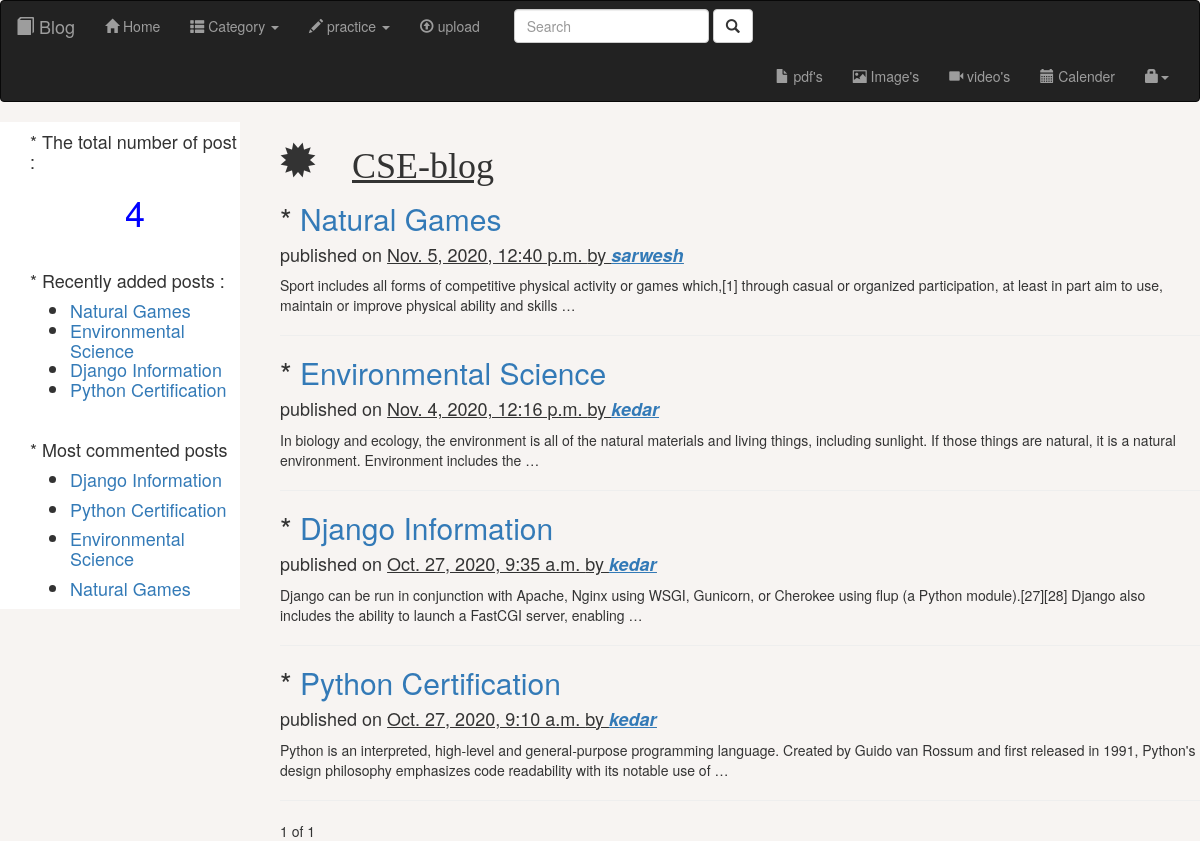
The page / on the database its author committed.
### testapp/models.py (models this page shows, shortened)
class Post(models.Model):
		STATUS_CHOICES = (('draft','Draft'),('published','Published'))
		title = models.CharField(max_length = 256)
		slug = models.SlugField(max_length = 264,unique_for_date='publish')
		author = models.ForeignKey(User,related_name = 'blog_posts',on_delete = models.CASCADE)
		body = models.TextField()
		image = models.ImageField(upload_to='images',null=True,default='No image')
		notesfiles = models.FileField(null=True,default='no pdf')
		publish = models.DateTimeField(default = timezone.now)
		created = models.DateTimeField(auto_now_add = True)
		updated = models.DateTimeField(auto_now = True)
		status = models.CharField(max_length = 10,choices = STATUS_CHOICES ,default = 'draft')
		objects = CustomManager()
		class Meta:
			ordering = ('-publish',)
		def get_absolute_url(self):
			return reverse('post_detail',args=[self.publish.year,self.publish.strftime('%m'),self.publish.strftime('%d'),self.slug])

### testapp/views.py (the view)
# urls.py: url(r'^$', views.home_view),
def home_view(request):
	post_list = Post.objects.all()
	paginator = Paginator(post_list,5)
	page_number = request.GET.get('page')
	try:
		post_list = paginator.page(page_number)
	except PageNotAnInteger:
		post_list = paginator.page(1)
	except EmptyPage:
		post_list = paginator.page(paginator.num_pages)
	return render(request,'testapp/home.html',{'post_list':post_list})

### testapp/models.py (called while the page is built)
	def get_queryset(self):
		return super().get_queryset().filter(status='published')

### testapp/templatetags/blog_tags.py (called while the page is built)
@register.simple_tag
def total_posts():
	return Post.objects.count()

@register.inclusion_tag('testapp/latest123.html')
def show_latest_posts():
	latest_post = Post.objects.order_by('-publish')[:10]
	return {'latest_posts':latest_post}

@register.simple_tag
def get_most_commented_posts(count=5):
	return Post.objects.annotate(total_comments=Count('comments')).order_by('-total_comments')[:count]

### templates/testapp/home.html (shortened to what this page needs)
<!DOCTYPE html>
{%extends 'testapp/base.html'%}
{%load blog_tags%}
{%block content%}
	<u><h1><span class="glyphicon glyphicon-certificate"> <u>CSE-blog</u></h1></u>
	{%for post in post_list%}
		<h2>* <a href="{{post.get_absolute_url}}">{{post.title}}</a></h2>
		<h4><p id='date'> published on <u>{{post.publish}} by <a href="/{{post.id}}/get-users-post"><strong><em><u>{{post.author}}</u></em></strong></a></p></u></h4>
		{{post.body | truncatewords:30 |linebreaks}}
		<hr>
	{%endfor%}
	{%include 'testapp/pagination.html' with page=post_list%}
{%endblock%}
{%block sidebar%}
	<h4>* The total number of post : </h4>
	<h1 align="center" style="color:blue">{%total_posts%}</h1><br>
	<h4>* Recently added posts : </h4>
	<h4>{%show_latest_posts%}</h4><br>
	<h4>* Most commented posts</h4>
	{%get_most_commented_posts as most_commented_posts%}
	<ul>
		{%for post in most_commented_posts%}
			<h4><li><a href="{{post.get_absolute_url}}">{{post.title}}</a></li></h4>
		{%endfor%}
	</ul>
{%endblock%}

### templates/testapp/base.html (shortened to what this page needs)
<!doctype html>
{%load blog_tags%}
<html lang="en">
  <head>
    <link rel="stylesheet" href="https://stackpath.bootstrapcdn.com/bootstrap/3.4.1/css/bootstrap.min.css">
  </head>
  <body>
    <nav class="navbar navbar-default navbar-inverse">
  <div class="container-fluid">
    <div class="navbar-header">
      <a class="navbar-brand" href="#"><span class="glyphicon 	glyphicon glyphicon-book"></span>  Blog</a>
    </div>
    <div class="collapse navbar-collapse" id="bs-example-navbar-collapse-1">
      <ul class="nav navbar-nav">&nbsp;
        <li ><a href="/"><span class="glyphicon glyphicon glyphicon-home"></span> Home <span class="sr-only">(current)</span></a></li>
        <li class="nav-item dropdown">
          <a href="#" class="dropdown-toggle" data-toggle="dropdown" role="button" aria-haspopup="true" aria-expanded="false"><span class="glyphicon glyphicon-th-list"></span> Category <span class="caret"></span></a>
        <li class="dropdown">
          <a href="#" class="dropdown-toggle" data-toggle="dropdown" role="button" aria-haspopup="true" aria-expanded="false"><span class="glyphicon glyphicon glyphicon-pencil"></span> practice <span class="caret"></span></a>
		  <li><a data-toggle="collapse" href="#collapseExample" aria-expanded="false" aria-controls="collapseExample">
		  <span class="glyphicon glyphicon glyphicon-upload"></span> upload
		</a>
		</li>
        </li>
      </ul>
     <form class="navbar-form navbar-left" method='get' action='/search'>
        <div class="form-group">
          <input type="text" class="form-control" placeholder="Search" name='query' id='query'>
        </div>
       <button type="submit" class="btn btn-default"><span class="glyphicon glyphicon-search"></span></button>
      </form>
      <ul class="nav navbar-nav navbar-right">
	  <li><a href="/all-pdfs/"><span class="	glyphicon glyphicon-file" target="_blank"></span> pdf's</a></li>
	    <li><a href="/all-images/"><span class="glyphicon 	glyphicon glyphicon-picture" target="_blank"></span> Image's </a></li>
        <li><a href="#"><span class="	glyphicon glyphicon-facetime-video" target="_blank"></span> video's </a></li>
        <li><a href="https://www.timeanddate.com/calendar/"><span class="glyphicon 	glyphicon glyphicon-calendar" target="_blank"></span> Calender</a></li>
        <li class="dropdown">
          <a href="#" class="dropdown-toggle" data-toggle="dropdown" role="button" aria-haspopup="true" aria-expanded="false"><span class="glyphicon glyphicon-lock"></span><span class="caret"></span></a>
        </li>
      </ul>
    </div>
  </div>
</nav>
<div class="content">
		{%block content%}
	{%endblock%}
	</div>
	<div class="sidebar">
		{%block sidebar%}
		{%endblock%}
	</div>
	<div class="data">
	</div>
  </body>
</html>

### templates/testapp/latest123.html (shortened to what this page needs)
<ul>
{%for post in latest_posts%}
<li><a href="{{post.get_absolute_url}}">{{post.title}}</li></a>
{%endfor%}
</ul>

### templates/testapp/pagination.html (shortened to what this page needs)
<div class="paginator">
	{{page.number}} of {{page.paginator.num_pages}}&nbsp;
</div>

### templates/testapp/base.html (style rules this page uses)
body { background-color:#f7f4f2; }
.content { width:80%; float:right; height:100%; padding:0 0 0 40px; }
.sidebar { width:20%; float:left; padding:0 0 0 30px; height:100%; background-color:white; }
button { border:2px solid black; }
.data { padding:0 20px 20px 20px; }

### rows shown on the page
Post: title "Natural Games", publish "Nov. 5, 2020, 12:40 p.m.", author "sarwesh", body "Sport includes all forms of competitive physical activity or games which,[1] through casual or organized participation, at least in part aim to use, maintain or improve physical ability and skills …"
Post: title "Environmental Science", publish "Nov. 4, 2020, 12:16 p.m.", author "kedar", body "In biology and ecology, the environment is all of the natural materials and living things, including sunlight. If those things are natural, it is a natural environment. Environment includes the …"
Post: title "Django Information", publish "Oct. 27, 2020, 9:35 a.m.", author "kedar", body "Django can be run in conjunction with Apache, Nginx using WSGI, Gunicorn, or Cherokee using flup (a Python module).[27][28] Django also includes the ability to launch a FastCGI server, enabling …"
Post: title "Python Certification", publish "Oct. 27, 2020, 9:10 a.m.", author "kedar", body "Python is an interpreted, high-level and general-purpose programming language. Created by Guido van Rossum and first released in 1991, Python's design philosophy emphasizes code readability with its notable use of …"

### other values the page prints
{{ page.number }} "1"
{{ page.paginator.num_pages }} "1"
